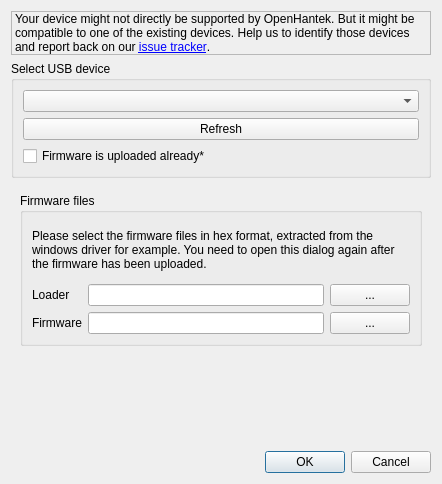
<?xml version="1.0" encoding="UTF-8"?>
<ui version="4.0">
 <class>NewDeviceModelFromExisting</class>
 <widget class="QDialog" name="NewDeviceModelFromExisting">
  <property name="geometry">
   <rect>
    <x>0</x>
    <y>0</y>
    <width>442</width>
    <height>484</height>
   </rect>
  </property>
  <property name="windowTitle">
   <string>New device from template</string>
  </property>
  <layout class="QVBoxLayout" name="verticalLayout_6">
   <item>
    <widget class="QLabel" name="label">
     <property name="frameShape">
      <enum>QFrame::StyledPanel</enum>
     </property>
     <property name="frameShadow">
      <enum>QFrame::Plain</enum>
     </property>
     <property name="text">
      <string>&lt;html&gt;&lt;head/&gt;&lt;body&gt;&lt;p&gt;Your device might not directly be supported by OpenHantek. But it might be compatible to one of the existing devices. Help us to identify those devices and report back on our &lt;a href=&quot;https://github.com/OpenHantek/openhantek/issues&quot;&gt;&lt;span style=&quot; text-decoration: underline; color:#0000ff;&quot;&gt;issue tracker&lt;/span&gt;&lt;/a&gt;.&lt;/p&gt;&lt;/body&gt;&lt;/html&gt;</string>
     </property>
     <property name="textFormat">
      <enum>Qt::AutoText</enum>
     </property>
     <property name="wordWrap">
      <bool>true</bool>
     </property>
     <property name="openExternalLinks">
      <bool>true</bool>
     </property>
    </widget>
   </item>
   <item>
    <widget class="QGroupBox" name="groupBox">
     <property name="title">
      <string>Select USB device</string>
     </property>
     <layout class="QVBoxLayout" name="verticalLayout">
      <property name="sizeConstraint">
       <enum>QLayout::SetMinimumSize</enum>
      </property>
      <item>
       <widget class="QComboBox" name="cmbUSBdevices"/>
      </item>
      <item>
       <widget class="QPushButton" name="btnRefresh">
        <property name="text">
         <string>Refresh</string>
        </property>
       </widget>
      </item>
      <item>
       <widget class="QCheckBox" name="checkBox">
        <property name="toolTip">
         <string>This is usually indicated by a light (red flashing)</string>
        </property>
        <property name="whatsThis">
         <string>This is usually indicated by a light (red flashing)</string>
        </property>
        <property name="text">
         <string>Firmware is uploaded already*</string>
        </property>
       </widget>
      </item>
     </layout>
    </widget>
   </item>
   <item>
    <widget class="QStackedWidget" name="stackedWidget">
     <property name="lineWidth">
      <number>0</number>
     </property>
     <property name="currentIndex">
      <number>1</number>
     </property>
     <widget class="QWidget" name="page">
      <layout class="QVBoxLayout" name="verticalLayout_4">
       <item>
        <widget class="QGroupBox" name="groupTemplate">
         <property name="sizePolicy">
          <sizepolicy hsizetype="Preferred" vsizetype="Fixed">
           <horstretch>0</horstretch>
           <verstretch>0</verstretch>
          </sizepolicy>
         </property>
         <property name="title">
          <string>Template selection</string>
         </property>
         <layout class="QVBoxLayout" name="verticalLayout_2">
          <item>
           <widget class="QLabel" name="label_2">
            <property name="sizePolicy">
             <sizepolicy hsizetype="Preferred" vsizetype="Fixed">
              <horstretch>0</horstretch>
              <verstretch>0</verstretch>
             </sizepolicy>
            </property>
            <property name="text">
             <string>Select the existing model that should be used as template for your device. You may need to restart OpenHantek and try different models until it works for you.</string>
            </property>
            <property name="wordWrap">
             <bool>true</bool>
            </property>
           </widget>
          </item>
          <item>
           <widget class="QComboBox" name="cmbTemplateModel"/>
          </item>
          <item>
           <widget class="QLineEdit" name="modelname">
            <property name="placeholderText">
             <string>Please enter a model name</string>
            </property>
           </widget>
          </item>
         </layout>
        </widget>
       </item>
      </layout>
     </widget>
     <widget class="QWidget" name="page_2">
      <layout class="QVBoxLayout" name="verticalLayout_5">
       <item>
        <widget class="QGroupBox" name="groupFirmware">
         <property name="title">
          <string>Firmware files</string>
         </property>
         <layout class="QVBoxLayout" name="verticalLayout_3">
          <item>
           <widget class="QLabel" name="label_3">
            <property name="text">
             <string>Please select the firmware files in hex format, extracted from the windows driver for example. You need to open this dialog again after the firmware has been uploaded.</string>
            </property>
            <property name="wordWrap">
             <bool>true</bool>
            </property>
           </widget>
          </item>
          <item>
           <layout class="QGridLayout" name="gridLayout">
            <property name="sizeConstraint">
             <enum>QLayout::SetMinimumSize</enum>
            </property>
            <item row="1" column="0">
             <widget class="QLabel" name="label_5">
              <property name="text">
               <string>Firmware</string>
              </property>
             </widget>
            </item>
            <item row="0" column="0">
             <widget class="QLabel" name="label_4">
              <property name="text">
               <string>Loader</string>
              </property>
             </widget>
            </item>
            <item row="1" column="1">
             <widget class="QLineEdit" name="lineFirmware"/>
            </item>
            <item row="0" column="1">
             <widget class="QLineEdit" name="lineLoader"/>
            </item>
            <item row="0" column="2">
             <widget class="QPushButton" name="btnSelectLoader">
              <property name="sizePolicy">
               <sizepolicy hsizetype="Fixed" vsizetype="Fixed">
                <horstretch>0</horstretch>
                <verstretch>0</verstretch>
               </sizepolicy>
              </property>
              <property name="text">
               <string>...</string>
              </property>
              <property name="flat">
               <bool>false</bool>
              </property>
             </widget>
            </item>
            <item row="1" column="2">
             <widget class="QPushButton" name="btnSelectFirmware">
              <property name="sizePolicy">
               <sizepolicy hsizetype="Fixed" vsizetype="Fixed">
                <horstretch>0</horstretch>
                <verstretch>0</verstretch>
               </sizepolicy>
              </property>
              <property name="text">
               <string>...</string>
              </property>
             </widget>
            </item>
           </layout>
          </item>
         </layout>
        </widget>
       </item>
      </layout>
     </widget>
     <widget class="QWidget" name="page_3">
      <layout class="QVBoxLayout" name="verticalLayout_7">
       <item>
        <widget class="QLabel" name="label_6">
         <property name="text">
          <string>No USB devices found or your operating system prohibited enumerating devices.</string>
         </property>
         <property name="wordWrap">
          <bool>true</bool>
         </property>
        </widget>
       </item>
      </layout>
     </widget>
     <widget class="QWidget" name="page_4">
      <layout class="QVBoxLayout" name="verticalLayout_8">
       <item>
        <widget class="QLabel" name="label_7">
         <property name="text">
          <string>No access granted for the selected USB device. Your operating system may prohibit access. On Windows you might need to install a generic driver first. On Linux you need to install an udev rule to grant access to your currently logged in user.</string>
         </property>
         <property name="wordWrap">
          <bool>true</bool>
         </property>
        </widget>
       </item>
      </layout>
     </widget>
    </widget>
   </item>
   <item>
    <spacer name="verticalSpacer">
     <property name="orientation">
      <enum>Qt::Vertical</enum>
     </property>
     <property name="sizeHint" stdset="0">
      <size>
       <width>20</width>
       <height>40</height>
      </size>
     </property>
    </spacer>
   </item>
   <item>
    <widget class="QDialogButtonBox" name="buttonBox">
     <property name="orientation">
      <enum>Qt::Horizontal</enum>
     </property>
     <property name="standardButtons">
      <set>QDialogButtonBox::Cancel|QDialogButtonBox::Ok</set>
     </property>
    </widget>
   </item>
  </layout>
 </widget>
 <resources/>
 <connections>
  <connection>
   <sender>buttonBox</sender>
   <signal>accepted()</signal>
   <receiver>NewDeviceModelFromExisting</receiver>
   <slot>accept()</slot>
   <hints>
    <hint type="sourcelabel">
     <x>227</x>
     <y>324</y>
    </hint>
    <hint type="destinationlabel">
     <x>157</x>
     <y>274</y>
    </hint>
   </hints>
  </connection>
  <connection>
   <sender>buttonBox</sender>
   <signal>rejected()</signal>
   <receiver>NewDeviceModelFromExisting</receiver>
   <slot>reject()</slot>
   <hints>
    <hint type="sourcelabel">
     <x>260</x>
     <y>337</y>
    </hint>
    <hint type="destinationlabel">
     <x>286</x>
     <y>274</y>
    </hint>
   </hints>
  </connection>
 </connections>
</ui>
